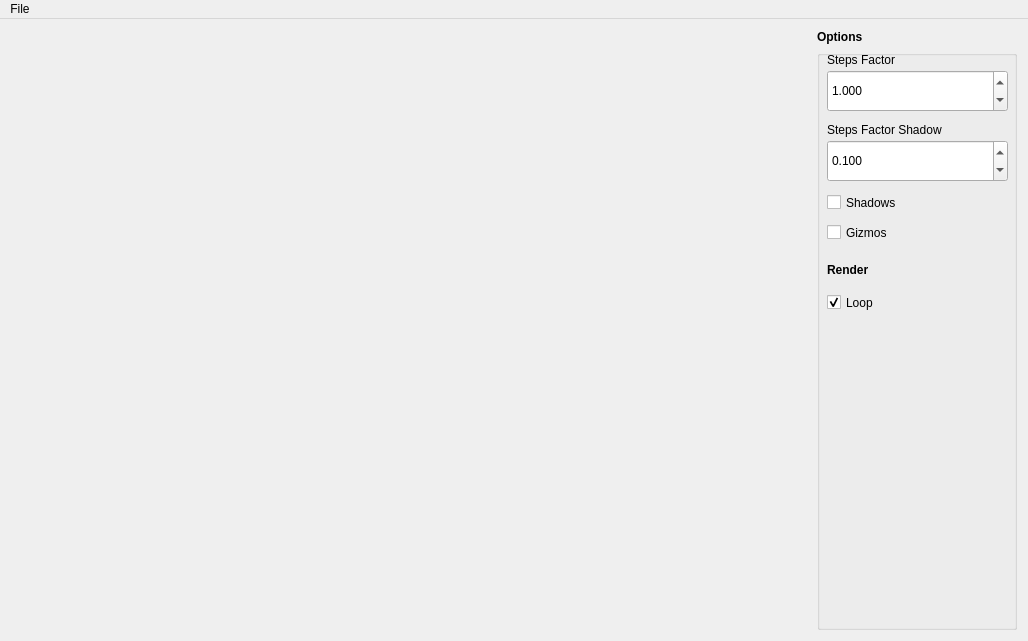
<?xml version="1.0" encoding="UTF-8"?>
<ui version="4.0">
 <class>MainWindow</class>
 <widget class="QMainWindow" name="MainWindow">
  <property name="enabled">
   <bool>true</bool>
  </property>
  <property name="geometry">
   <rect>
    <x>0</x>
    <y>0</y>
    <width>1028</width>
    <height>641</height>
   </rect>
  </property>
  <property name="sizePolicy">
   <sizepolicy hsizetype="Preferred" vsizetype="Preferred">
    <horstretch>0</horstretch>
    <verstretch>0</verstretch>
   </sizepolicy>
  </property>
  <property name="minimumSize">
   <size>
    <width>0</width>
    <height>0</height>
   </size>
  </property>
  <property name="baseSize">
   <size>
    <width>600</width>
    <height>600</height>
   </size>
  </property>
  <property name="windowTitle">
   <string>MainWindow</string>
  </property>
  <widget class="QWidget" name="Parent">
   <property name="minimumSize">
    <size>
     <width>827</width>
     <height>0</height>
    </size>
   </property>
   <property name="baseSize">
    <size>
     <width>600</width>
     <height>600</height>
    </size>
   </property>
   <layout class="QHBoxLayout" name="horizontalLayout">
    <property name="sizeConstraint">
     <enum>QLayout::SetMinimumSize</enum>
    </property>
    <item>
     <widget class="GLWidget" name="glwidget" native="true">
      <property name="minimumSize">
       <size>
        <width>600</width>
        <height>600</height>
       </size>
      </property>
      <property name="maximumSize">
       <size>
        <width>16777215</width>
        <height>16777215</height>
       </size>
      </property>
      <property name="baseSize">
       <size>
        <width>600</width>
        <height>600</height>
       </size>
      </property>
     </widget>
    </item>
    <item>
     <layout class="QVBoxLayout" name="Configuration">
      <property name="sizeConstraint">
       <enum>QLayout::SetDefaultConstraint</enum>
      </property>
      <item>
       <widget class="QLabel" name="label">
        <property name="sizePolicy">
         <sizepolicy hsizetype="Preferred" vsizetype="Maximum">
          <horstretch>0</horstretch>
          <verstretch>0</verstretch>
         </sizepolicy>
        </property>
        <property name="maximumSize">
         <size>
          <width>16777215</width>
          <height>16777215</height>
         </size>
        </property>
        <property name="font">
         <font>
          <weight>75</weight>
          <bold>true</bold>
         </font>
        </property>
        <property name="text">
         <string>Options</string>
        </property>
        <property name="alignment">
         <set>Qt::AlignLeading|Qt::AlignLeft|Qt::AlignTop</set>
        </property>
       </widget>
      </item>
      <item>
       <layout class="QHBoxLayout" name="horizontalLayout_options">
        <item>
         <widget class="QGroupBox" name="TreeOptions">
          <property name="minimumSize">
           <size>
            <width>200</width>
            <height>0</height>
           </size>
          </property>
          <property name="maximumSize">
           <size>
            <width>200</width>
            <height>16777215</height>
           </size>
          </property>
          <property name="title">
           <string/>
          </property>
          <widget class="QDoubleSpinBox" name="doubleSpinBoxStepsFactor">
           <property name="geometry">
            <rect>
             <x>10</x>
             <y>20</y>
             <width>181</width>
             <height>42</height>
            </rect>
           </property>
           <property name="decimals">
            <number>3</number>
           </property>
           <property name="maximum">
            <double>10.000000000000000</double>
           </property>
           <property name="singleStep">
            <double>0.100000000000000</double>
           </property>
           <property name="value">
            <double>1.000000000000000</double>
           </property>
          </widget>
          <widget class="QLabel" name="label_8">
           <property name="geometry">
            <rect>
             <x>10</x>
             <y>0</y>
             <width>91</width>
             <height>19</height>
            </rect>
           </property>
           <property name="text">
            <string>Steps Factor</string>
           </property>
          </widget>
          <widget class="QLabel" name="label_9">
           <property name="geometry">
            <rect>
             <x>10</x>
             <y>70</y>
             <width>151</width>
             <height>19</height>
            </rect>
           </property>
           <property name="text">
            <string>Steps Factor Shadow</string>
           </property>
          </widget>
          <widget class="QDoubleSpinBox" name="doubleSpinBoxStepsFactorShadow">
           <property name="geometry">
            <rect>
             <x>10</x>
             <y>90</y>
             <width>181</width>
             <height>42</height>
            </rect>
           </property>
           <property name="decimals">
            <number>3</number>
           </property>
           <property name="maximum">
            <double>10.000000000000000</double>
           </property>
           <property name="singleStep">
            <double>0.100000000000000</double>
           </property>
           <property name="value">
            <double>0.100000000000000</double>
           </property>
          </widget>
          <widget class="QCheckBox" name="checkBoxGizmos">
           <property name="geometry">
            <rect>
             <x>10</x>
             <y>170</y>
             <width>105</width>
             <height>25</height>
            </rect>
           </property>
           <property name="text">
            <string>Gizmos</string>
           </property>
           <property name="checked">
            <bool>false</bool>
           </property>
           <property name="tristate">
            <bool>false</bool>
           </property>
          </widget>
          <widget class="QCheckBox" name="checkBoxShadows">
           <property name="geometry">
            <rect>
             <x>10</x>
             <y>140</y>
             <width>105</width>
             <height>25</height>
            </rect>
           </property>
           <property name="text">
            <string>Shadows</string>
           </property>
           <property name="checked">
            <bool>false</bool>
           </property>
           <property name="tristate">
            <bool>false</bool>
           </property>
          </widget>
          <widget class="QCheckBox" name="checkBoxRenderLoop">
           <property name="geometry">
            <rect>
             <x>10</x>
             <y>240</y>
             <width>121</width>
             <height>25</height>
            </rect>
           </property>
           <property name="text">
            <string>Loop</string>
           </property>
           <property name="checked">
            <bool>true</bool>
           </property>
           <property name="tristate">
            <bool>false</bool>
           </property>
          </widget>
          <widget class="QLabel" name="label_10">
           <property name="geometry">
            <rect>
             <x>10</x>
             <y>210</y>
             <width>151</width>
             <height>19</height>
            </rect>
           </property>
           <property name="font">
            <font>
             <weight>75</weight>
             <bold>true</bold>
            </font>
           </property>
           <property name="text">
            <string>Render</string>
           </property>
          </widget>
         </widget>
        </item>
       </layout>
      </item>
     </layout>
    </item>
   </layout>
  </widget>
  <widget class="QMenuBar" name="menuBar">
   <property name="geometry">
    <rect>
     <x>0</x>
     <y>0</y>
     <width>1028</width>
     <height>29</height>
    </rect>
   </property>
   <widget class="QMenu" name="menuFile">
    <property name="title">
     <string>File</string>
    </property>
    <addaction name="actionOpen"/>
    <addaction name="actionQuit"/>
   </widget>
   <addaction name="menuFile"/>
  </widget>
  <action name="actionOpen">
   <property name="text">
    <string>Open</string>
   </property>
  </action>
  <action name="actionQuit">
   <property name="text">
    <string>Quit</string>
   </property>
  </action>
 </widget>
 <layoutdefault spacing="6" margin="11"/>
 <customwidgets>
  <customwidget>
   <class>GLWidget</class>
   <extends>QWidget</extends>
   <header>glwidget.h</header>
   <container>1</container>
   <slots>
    <signal>SetFaces(QString)</signal>
    <signal>SetVertices(QString)</signal>
    <signal>SetFramerate(QString)</signal>
    <slot>densityFactor(double)</slot>
    <slot>densityThreshold(double)</slot>
    <slot>stepsFactor(double)</slot>
    <slot>stepsFactorShadow(double)</slot>
    <slot>gizmos(bool)</slot>
    <slot>shadows(bool)</slot>
    <slot>render()</slot>
    <slot>renderLoop(bool)</slot>
   </slots>
  </customwidget>
 </customwidgets>
 <resources/>
 <connections>
  <connection>
   <sender>doubleSpinBoxStepsFactor</sender>
   <signal>valueChanged(double)</signal>
   <receiver>glwidget</receiver>
   <slot>stepsFactor(double)</slot>
   <hints>
    <hint type="sourcelabel">
     <x>667</x>
     <y>254</y>
    </hint>
    <hint type="destinationlabel">
     <x>548</x>
     <y>301</y>
    </hint>
   </hints>
  </connection>
  <connection>
   <sender>doubleSpinBoxStepsFactorShadow</sender>
   <signal>valueChanged(double)</signal>
   <receiver>glwidget</receiver>
   <slot>stepsFactorShadow(double)</slot>
   <hints>
    <hint type="sourcelabel">
     <x>695</x>
     <y>327</y>
    </hint>
    <hint type="destinationlabel">
     <x>528</x>
     <y>380</y>
    </hint>
   </hints>
  </connection>
  <connection>
   <sender>checkBoxShadows</sender>
   <signal>toggled(bool)</signal>
   <receiver>glwidget</receiver>
   <slot>shadows(bool)</slot>
   <hints>
    <hint type="sourcelabel">
     <x>696</x>
     <y>355</y>
    </hint>
    <hint type="destinationlabel">
     <x>583</x>
     <y>453</y>
    </hint>
   </hints>
  </connection>
  <connection>
   <sender>checkBoxGizmos</sender>
   <signal>toggled(bool)</signal>
   <receiver>glwidget</receiver>
   <slot>gizmos(bool)</slot>
   <hints>
    <hint type="sourcelabel">
     <x>649</x>
     <y>389</y>
    </hint>
    <hint type="destinationlabel">
     <x>569</x>
     <y>404</y>
    </hint>
   </hints>
  </connection>
  <connection>
   <sender>checkBoxRenderLoop</sender>
   <signal>toggled(bool)</signal>
   <receiver>glwidget</receiver>
   <slot>renderLoop(bool)</slot>
   <hints>
    <hint type="sourcelabel">
     <x>671</x>
     <y>452</y>
    </hint>
    <hint type="destinationlabel">
     <x>544</x>
     <y>501</y>
    </hint>
   </hints>
  </connection>
 </connections>
 <slots>
  <signal>updated_plane(double,double,double,double,bool)</signal>
  <slot>toggle_transfer_function_dialog()</slot>
 </slots>
</ui>
